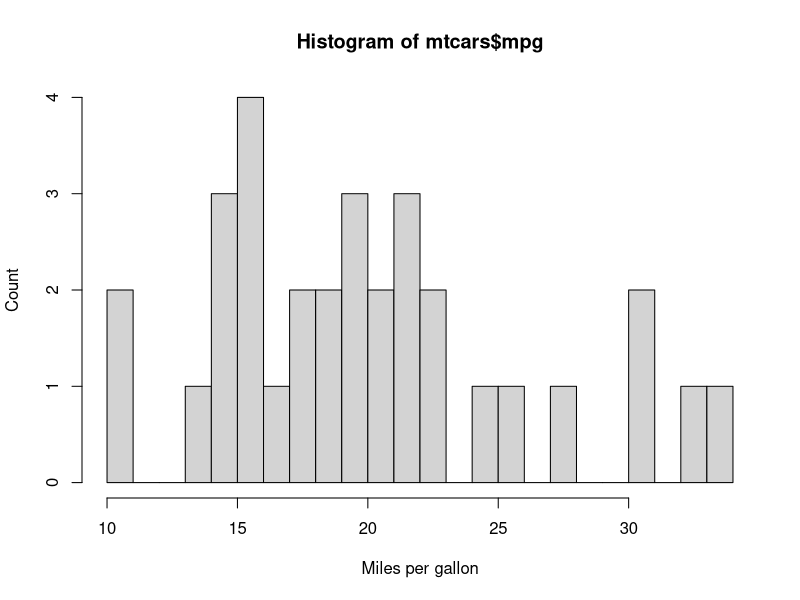
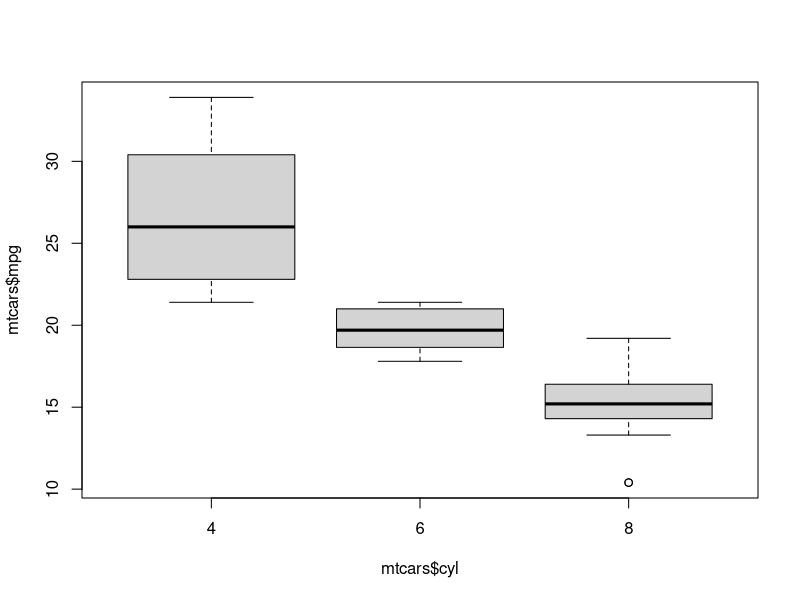
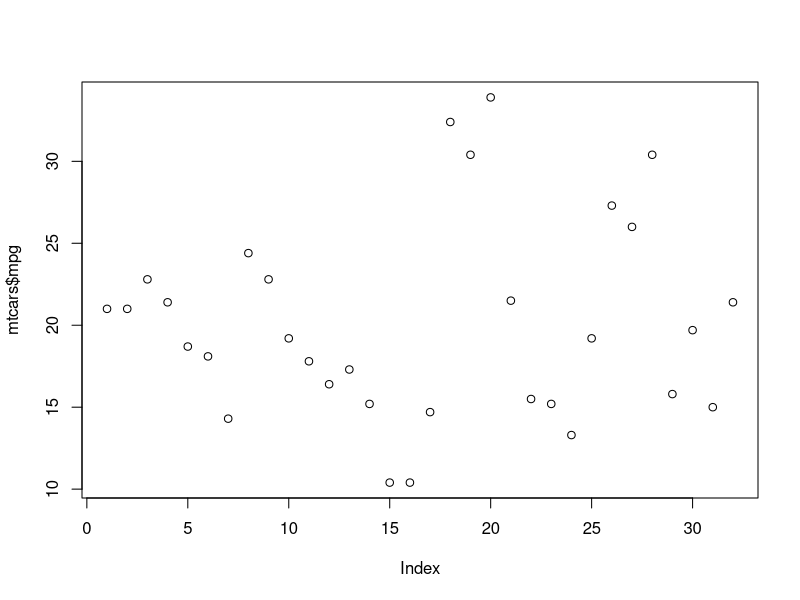
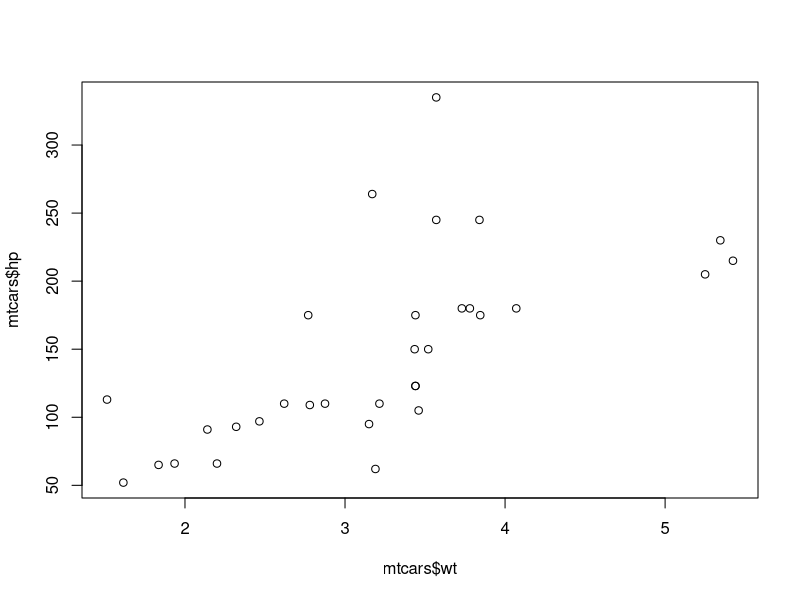
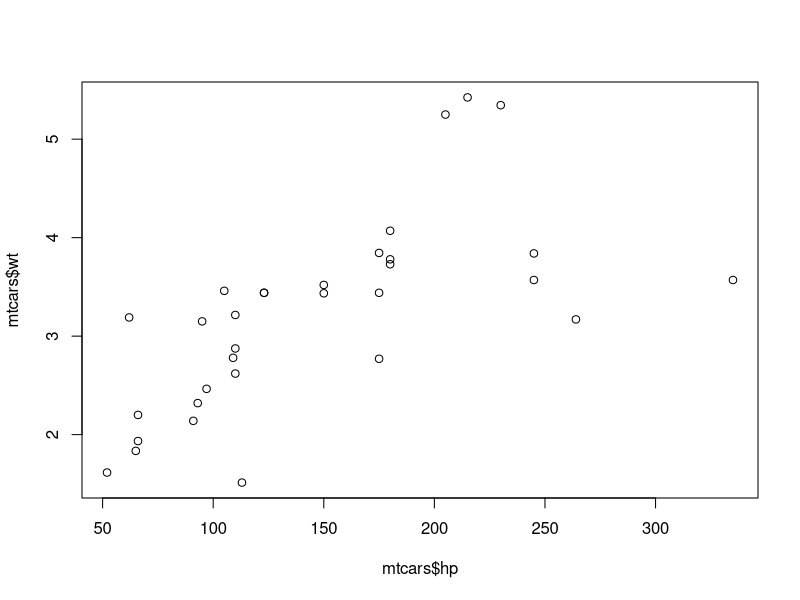

The R script that drew these images, in order:
#Exercise 4

library(ggplot2)

cars_data = data("cars")

size_of_car_data = dim(mtcars)
num_row = nrow(mtcars)
num_col = ncol(mtcars)

first_row_second_col = mtcars[1,2]

first_row_second_col_byname = mtcars["Mazda RX4","cyl"]


hist(mtcars$mpg, breaks = 20, xlab = "Miles per gallon", ylab = "Count")

boxplot(mtcars$mpg~mtcars$cyl)

plot(mtcars$mpg)

plot(mtcars$hp~mtcars$wt)

number_of_manual_transmission = sum(mtcars$am)

number_of_automatic_transmission = num_row - number_of_manual_transmission


plot(mtcars$wt~mtcars$hp)

#Excersize 5